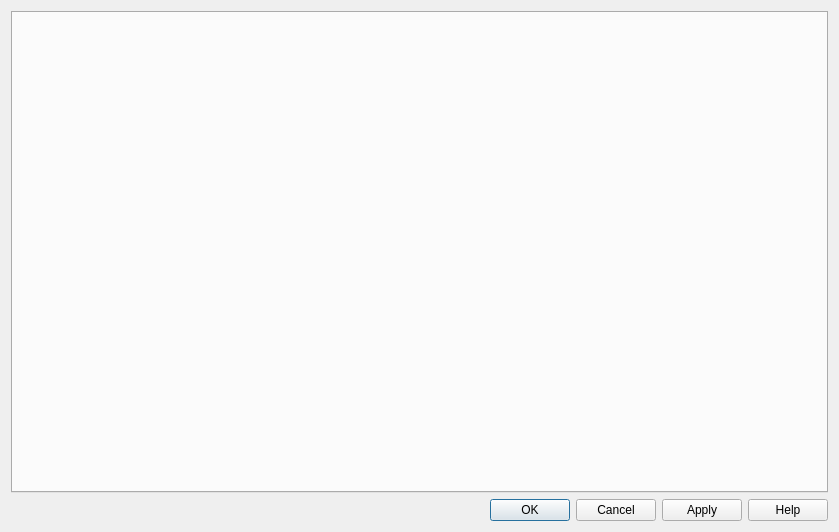
<?xml version="1.0" encoding="UTF-8"?>
<ui version="4.0">
 <class>EditDictionaries</class>
 <widget class="QDialog" name="EditDictionaries">
  <property name="geometry">
   <rect>
    <x>0</x>
    <y>0</y>
    <width>839</width>
    <height>532</height>
   </rect>
  </property>
  <property name="windowTitle">
   <string>Dictionaries</string>
  </property>
  <layout class="QVBoxLayout" name="verticalLayout">
   <item>
    <widget class="QTabWidget" name="tabs">
     <property name="currentIndex">
      <number>0</number>
     </property>
    </widget>
   </item>
   <item>
    <widget class="QDialogButtonBox" name="buttons">
     <property name="orientation">
      <enum>Qt::Horizontal</enum>
     </property>
     <property name="standardButtons">
      <set>QDialogButtonBox::Apply|QDialogButtonBox::Cancel|QDialogButtonBox::Help|QDialogButtonBox::Ok</set>
     </property>
    </widget>
   </item>
  </layout>
 </widget>
 <resources/>
 <connections>
  <connection>
   <sender>buttons</sender>
   <signal>accepted()</signal>
   <receiver>EditDictionaries</receiver>
   <slot>accept()</slot>
   <hints>
    <hint type="sourcelabel">
     <x>248</x>
     <y>254</y>
    </hint>
    <hint type="destinationlabel">
     <x>157</x>
     <y>274</y>
    </hint>
   </hints>
  </connection>
  <connection>
   <sender>buttons</sender>
   <signal>rejected()</signal>
   <receiver>EditDictionaries</receiver>
   <slot>reject()</slot>
   <hints>
    <hint type="sourcelabel">
     <x>316</x>
     <y>260</y>
    </hint>
    <hint type="destinationlabel">
     <x>286</x>
     <y>274</y>
    </hint>
   </hints>
  </connection>
 </connections>
</ui>
